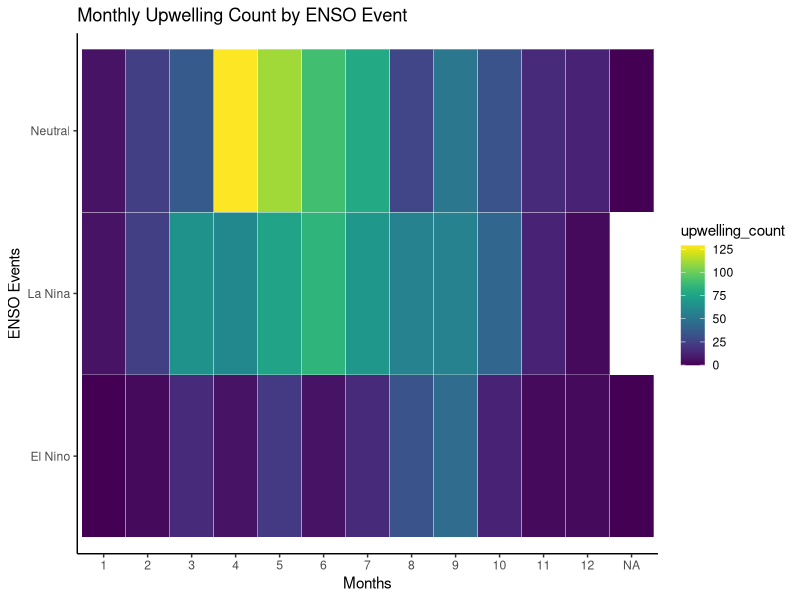
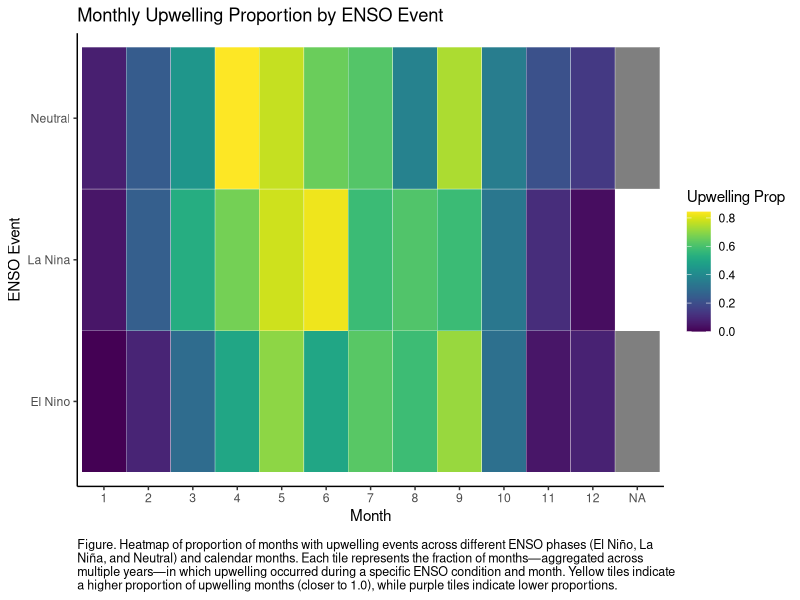

Recreate these plots in R, in order.
## ---- chunk 1
library(tidyverse)
library(dplyr)
library(ggplot2)
library(viridis)
## ---- chunk 2
master <- read_csv("clean-data/master.csv")
## ---- chunk 3
heat_data <- master |>
  group_by(enso_event, month) |>
  summarise(upwelling_count = sum(upwelling, na.rm = TRUE),
            prop_upwelling = mean(upwelling, na.rm = TRUE), .groups = "drop")

master$enso_event <- factor(master$enso_event, 
                                        levels = c("Neutral", "El Nino", "La Nina")) 
  
## ---- chunk 4
# Create heatmap by counts of upwelling events per month
ggplot(heat_data, aes(x = factor(month, levels = 1:12), 
                      y = enso_event, 
                      fill = upwelling_count)) +
  geom_tile(color = "white") +
  scale_fill_viridis() +
  labs(title = "Monthly Upwelling Count by ENSO Event",
       x = "Months", 
       y = "ENSO Events",
       color= "Upwelling Count") +
  theme_classic()

## ---- chunk 5
# Create heatmap by proportions of upwelling events per month
ggplot(heat_data, aes(x = factor(month, levels = 1:12), y = enso_event, fill = prop_upwelling)) +
  geom_tile(color = "white") +
  scale_fill_viridis(name = "Upwelling Prop") +
  labs(x = "Month", 
       y = "ENSO Event", 
       title = "Monthly Upwelling Proportion by ENSO Event",
       caption= str_wrap("Figure. Heatmap of proportion of months with upwelling events across different ENSO phases (El Niño, La Niña, and Neutral) and calendar months. Each tile represents the fraction of months—aggregated across multiple years—in which upwelling occurred during a specific ENSO condition and month. Yellow tiles indicate a higher proportion of upwelling months (closer to 1.0), while purple tiles indicate lower proportions.",
                         width = 108)) +
  theme_classic()+
  theme(plot.caption = element_text(size = 9,
                                    hjust = 0,
                                    margin = margin(t = 10)))

#ggsave(filename = "figures/upwelling_heatmap.png")
